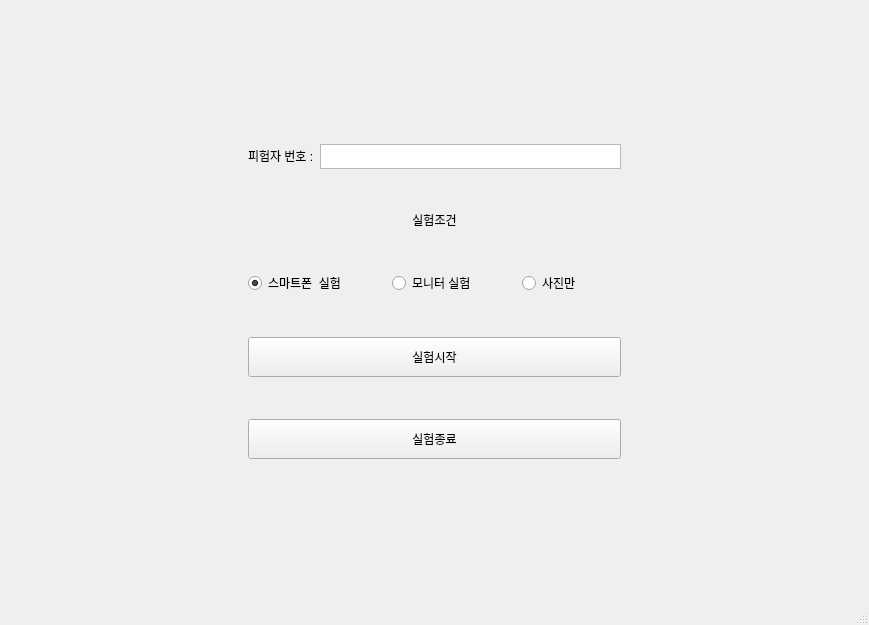
<?xml version="1.0" encoding="UTF-8"?>
<ui version="4.0">
 <class>MainWindow</class>
 <widget class="QMainWindow" name="MainWindow">
  <property name="geometry">
   <rect>
    <x>0</x>
    <y>0</y>
    <width>869</width>
    <height>625</height>
   </rect>
  </property>
  <property name="windowTitle">
   <string>실험메인</string>
  </property>
  <widget class="QWidget" name="centralwidget">
   <layout class="QGridLayout" name="gridLayout">
    <item row="5" column="1">
     <layout class="QHBoxLayout" name="horizontalLayout_2">
      <item>
       <widget class="QRadioButton" name="cond_radioButton1">
        <property name="sizePolicy">
         <sizepolicy hsizetype="Minimum" vsizetype="Fixed">
          <horstretch>0</horstretch>
          <verstretch>0</verstretch>
         </sizepolicy>
        </property>
        <property name="text">
         <string>스마트폰  실험</string>
        </property>
        <property name="checked">
         <bool>true</bool>
        </property>
       </widget>
      </item>
      <item>
       <spacer name="horizontalSpacer">
        <property name="orientation">
         <enum>Qt::Horizontal</enum>
        </property>
        <property name="sizeHint" stdset="0">
         <size>
          <width>40</width>
          <height>20</height>
         </size>
        </property>
       </spacer>
      </item>
      <item>
       <widget class="QRadioButton" name="cond_radioButton2">
        <property name="sizePolicy">
         <sizepolicy hsizetype="Minimum" vsizetype="Fixed">
          <horstretch>0</horstretch>
          <verstretch>0</verstretch>
         </sizepolicy>
        </property>
        <property name="text">
         <string>모니터 실험</string>
        </property>
        <property name="checked">
         <bool>false</bool>
        </property>
       </widget>
      </item>
      <item>
       <spacer name="horizontalSpacer_2">
        <property name="orientation">
         <enum>Qt::Horizontal</enum>
        </property>
        <property name="sizeHint" stdset="0">
         <size>
          <width>40</width>
          <height>20</height>
         </size>
        </property>
       </spacer>
      </item>
      <item>
       <widget class="QRadioButton" name="cond_radioButton3">
        <property name="sizePolicy">
         <sizepolicy hsizetype="Minimum" vsizetype="Fixed">
          <horstretch>0</horstretch>
          <verstretch>0</verstretch>
         </sizepolicy>
        </property>
        <property name="text">
         <string>사진만</string>
        </property>
       </widget>
      </item>
      <item>
       <spacer name="horizontalSpacer_3">
        <property name="orientation">
         <enum>Qt::Horizontal</enum>
        </property>
        <property name="sizeHint" stdset="0">
         <size>
          <width>40</width>
          <height>20</height>
         </size>
        </property>
       </spacer>
      </item>
     </layout>
    </item>
    <item row="1" column="2">
     <spacer name="horizontalSpacer_5">
      <property name="orientation">
       <enum>Qt::Horizontal</enum>
      </property>
      <property name="sizeHint" stdset="0">
       <size>
        <width>40</width>
        <height>20</height>
       </size>
      </property>
     </spacer>
    </item>
    <item row="2" column="1">
     <widget class="QLabel" name="test_cond_label_2">
      <property name="minimumSize">
       <size>
        <width>0</width>
        <height>30</height>
       </size>
      </property>
      <property name="text">
       <string>           </string>
      </property>
      <property name="alignment">
       <set>Qt::AlignCenter</set>
      </property>
     </widget>
    </item>
    <item row="9" column="1">
     <widget class="QPushButton" name="end_exp_btn">
      <property name="minimumSize">
       <size>
        <width>0</width>
        <height>40</height>
       </size>
      </property>
      <property name="text">
       <string>실험종료</string>
      </property>
     </widget>
    </item>
    <item row="7" column="1">
     <widget class="QPushButton" name="start_test_btn">
      <property name="minimumSize">
       <size>
        <width>0</width>
        <height>40</height>
       </size>
      </property>
      <property name="text">
       <string>실험시작</string>
      </property>
     </widget>
    </item>
    <item row="4" column="1">
     <widget class="QLabel" name="test_cond_label_3">
      <property name="minimumSize">
       <size>
        <width>0</width>
        <height>30</height>
       </size>
      </property>
      <property name="text">
       <string>           </string>
      </property>
      <property name="alignment">
       <set>Qt::AlignCenter</set>
      </property>
     </widget>
    </item>
    <item row="6" column="1">
     <widget class="QLabel" name="test_cond_label_4">
      <property name="minimumSize">
       <size>
        <width>0</width>
        <height>30</height>
       </size>
      </property>
      <property name="text">
       <string>           </string>
      </property>
      <property name="alignment">
       <set>Qt::AlignCenter</set>
      </property>
     </widget>
    </item>
    <item row="1" column="1">
     <layout class="QHBoxLayout" name="horizontalLayout">
      <item>
       <widget class="QLabel" name="participant_label">
        <property name="maximumSize">
         <size>
          <width>16777215</width>
          <height>20</height>
         </size>
        </property>
        <property name="text">
         <string>피험자 번호 :</string>
        </property>
       </widget>
      </item>
      <item>
       <widget class="QTextEdit" name="input_part_num">
        <property name="maximumSize">
         <size>
          <width>16777215</width>
          <height>25</height>
         </size>
        </property>
       </widget>
      </item>
     </layout>
    </item>
    <item row="1" column="0">
     <spacer name="horizontalSpacer_4">
      <property name="orientation">
       <enum>Qt::Horizontal</enum>
      </property>
      <property name="sizeHint" stdset="0">
       <size>
        <width>40</width>
        <height>20</height>
       </size>
      </property>
     </spacer>
    </item>
    <item row="0" column="1">
     <spacer name="verticalSpacer">
      <property name="orientation">
       <enum>Qt::Vertical</enum>
      </property>
      <property name="sizeHint" stdset="0">
       <size>
        <width>20</width>
        <height>40</height>
       </size>
      </property>
     </spacer>
    </item>
    <item row="10" column="1">
     <spacer name="verticalSpacer_2">
      <property name="orientation">
       <enum>Qt::Vertical</enum>
      </property>
      <property name="sizeHint" stdset="0">
       <size>
        <width>20</width>
        <height>40</height>
       </size>
      </property>
     </spacer>
    </item>
    <item row="3" column="1">
     <widget class="QLabel" name="test_cond_label">
      <property name="text">
       <string>실험조건</string>
      </property>
      <property name="alignment">
       <set>Qt::AlignCenter</set>
      </property>
     </widget>
    </item>
    <item row="8" column="1">
     <widget class="QLabel" name="test_cond_label_5">
      <property name="minimumSize">
       <size>
        <width>0</width>
        <height>30</height>
       </size>
      </property>
      <property name="text">
       <string>           </string>
      </property>
      <property name="alignment">
       <set>Qt::AlignCenter</set>
      </property>
     </widget>
    </item>
   </layout>
  </widget>
  <widget class="QStatusBar" name="statusbar"/>
 </widget>
 <resources/>
 <connections>
  <connection>
   <sender>end_exp_btn</sender>
   <signal>clicked()</signal>
   <receiver>MainWindow</receiver>
   <slot>close()</slot>
   <hints>
    <hint type="sourcelabel">
     <x>461</x>
     <y>400</y>
    </hint>
    <hint type="destinationlabel">
     <x>517</x>
     <y>417</y>
    </hint>
   </hints>
  </connection>
 </connections>
 <slots>
  <signal>open(photo)</signal>
  <slot>start_test_clicked()</slot>
  <slot>end_button_clicked()</slot>
  <slot>next_page(photo)</slot>
 </slots>
</ui>
